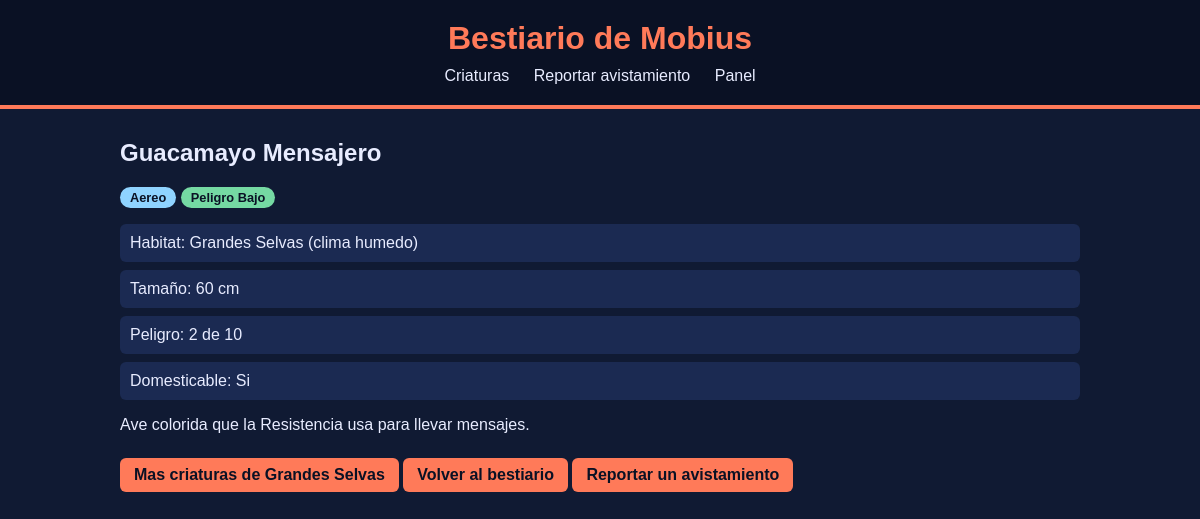
Page /criatura/2/ on the committed database.
### bestiario/models.py (models this page shows, shortened)
class Criatura(models.Model):
    TIPOS = [
        ('terrestre','Terrestre'),
        ('aereo', 'Aereo'),
        ('acuatico','Acuatico'),
    ]
    habitat = models.ForeignKey(
        Habitat,
        on_delete=models.PROTECT,
        related_name='criaturas',
    )
    nombre = models.CharField(max_length=100)
    tipo = models.CharField(max_length=10,choices=TIPOS)
    peligro = models.PositiveSmallIntegerField(default=1)
    tamano_cm = models.PositiveIntegerField()
    domesticable = models.BooleanField(default=False)
    visible = models.BooleanField(default=True)
    descripcion = models.TextField(blank=True)
    class Meta:
        ordering = ['nombre']
    @property
    def nivel_peligro(self):
        if self.peligro >=8:
            return "Alto"
        if self.peligro >=4:
            return "Medio"
        return "Bajo"

class Habitat(models.Model):
    nombre = models.CharField(max_length=80, unique=True)
    clima = models.CharField(max_length=60)
    descripcion = models.TextField(blank=True)
    class Meta:
        ordering = ['nombre']

### bestiario/views.py (the view)
# urls.py: path('criatura/<int:id>/', views.detalle, name='detalle'),
def detalle(request, id):
    criatura = get_object_or_404(
        Criatura.objects.select_related('habitat'),
        id=id,
        visible=True,
    )
    return render(request, 'bestiario/detalle.html', {'criatura': criatura})

### bestiario/templates/bestiario/detalle.html (shortened to what this page needs)
{% extends 'base.html' %}
{% block contenido %}
    <h2>{{ criatura.nombre }}</h2>
    <span class="tipo">{{ criatura.get_tipo_display }}</span>
    <span class="nivel nivel-{{ criatura.nivel_peligro|lower }}">Peligro {{ criatura.nivel_peligro }}</span>
    <ul class="datos">
        <li>Habitat: {{ criatura.habitat.nombre }} (clima {{ criatura.habitat.clima|lower }})</li>
        <li>Tamaño: {{ criatura.tamano_cm }} cm</li>
        <li>Peligro: {{ criatura.peligro }} de 10</li>
        <li>Domesticable: {{ criatura.domesticable|yesno:"Si,No" }}</li>
    </ul>
    {{ criatura.descripcion|default:"Sin descripcion."|linebreaks }}
    <a href="{% url 'bestiario:inicio' %}?habitat={{ criatura.habitat.id }}" class="boton">Mas criaturas de {{ criatura.habitat.nombre }}</a>
    <a href="{% url 'bestiario:inicio' %}" class="boton">Volver al bestiario</a>
    <a href="{% url 'bestiario:reportar' %}?criatura={{ criatura.id }}" class="boton">Reportar un avistamiento</a>
{% endblock %}

### static/css/bestiario.css (style rules this page uses)
body { background-color: #101a33; color: #e8ecff; font-family: 'Trebuchet MS', sans-serif; margin: 0; }
.tarjeta a, .boton { display: inline-block; margin-top: 8px; background-color: #ff7a59; color: #0a1124; padding: 8px 14px; border-radius: 6px; text-decoration: none; font-weight: bold; }
.tipo, .nivel { display: inline-block; padding: 3px 10px; border-radius: 12px; font-size: 0.8rem; font-weight: bold; color: #0a1124; }
.tipo { background-color: #8fd3ff; }
.nivel-bajo { background-color: #75d9a3; }
.datos { list-style: none; padding: 0; }
.datos li { background-color: #1b2a52; margin: 8px 0; padding: 10px; border-radius: 6px; }

### rows in the picture
Criatura: nombre "Guacamayo Mensajero", tipo "Aereo", nivel_peligro "Bajo", habitat.nombre "Grandes Selvas", habitat.clima "humedo", tamano_cm "60", peligro "2", domesticable "Si", descripcion "Ave colorida que la Resistencia usa para llevar mensajes."
